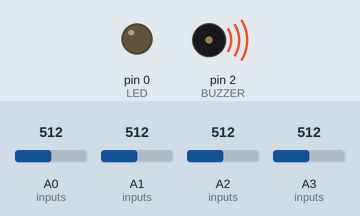
Recording of a sketch running on a simulated Arduino Uno, built with avr-gcc and run on an emulated ATmega328P. Shown: output pins drawn as LEDs (lit = HIGH), buzzer (waves = sounding). Inputs (shaded band) come from the test bench; at power-on: A3 (inputs) = 512, A0 (inputs) = 512, A1 (inputs) = 512, A2 (inputs) = 512.

Above: at 2.6 s.
2.7 s: A3 (inputs) set to 866
At 3.2 s:
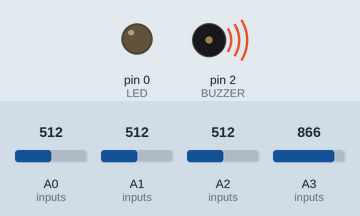
4.2 s: A3 (inputs) set to 893
At 5.3 s:
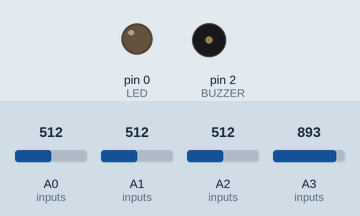
Timing chart, 0 to 59.7 s (numbered marks = the images above; inputs shaded):
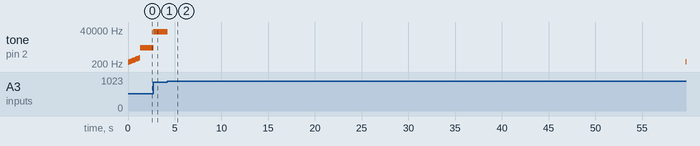

Measured:
- the behaviour switches between 883 and 884 on A3 (inputs) (found by bisection; images 1 and 2)
- after the input at 2.7 s, tone on pin 2 (BUZZER): 2561 Hz → 29298 Hz at once
- after the input at 4.2 s, tone on pin 2 (BUZZER): 29298 Hz → silent at once

The sketch:

StylophoneSolderingWorkshop.ino
```cpp
#include <avr/io.h>
#define BUZZER PD2
#define LED PD0
#define MAXVOLT 1023
#define CUTOFFVOLT 1000
#define LOOKBACK 5

#include "pitches.h"

int octave4[] = {NOTE_C4, NOTE_CS4, NOTE_D4, NOTE_DS4, NOTE_E4, NOTE_F4, NOTE_FS4, NOTE_G4, NOTE_GS4, NOTE_A4, NOTE_AS4, NOTE_B4, NOTE_C5};
unsigned short int volt_scale[] = {0, 507, 680, 766, CUTOFFVOLT};
int inputs[] = {PC0, PC1, PC2, PC3};
//This is a counter. If it counts up to 8, then we have not pressed anything in the last 8 checks. Turn the buzzer off.
int playing = 0;
unsigned int frequency = 0;

void setup() {
  //Set up the serial connection
  //Serial.begin(9600);

  // [Initializing Pins as Inputs/Outputs]

  // PC0-2 is the analog input from resistor ladder
  // PC3 is the digital input from a single pad
  // PC4 is the analog input from the Pitch Control potentiometer
  DDRC &= (0 << PC0) | (0 << PC1) |(0 << PC2) |(0 << PC3);

  // PD0 is the output to power the indication LED
  // PD2 is the PWM output for the buzzer
  DDRD |= (1 << PD0) | (1 << PD2);


  //Begin the POST method
  digitalWrite(LED, 0);

  for (int i = 0; i < 14; i++) {
    tone(BUZZER, octave4[i]);
    delay(100);
  }

  noTone(BUZZER);
  digitalWrite(LED, 1);
  //End POST method
}

void loop() {
  //Loop through all 4 pads.
  for (int i = 0; i < 4; i++) {
    int voltage = analogRead(inputs[i]);
    //int pitchShift = analogRead(PITCHCTRL);


    //If nothing is pressed, skip that pin and look at the next pin
      if (voltage > CUTOFFVOLT){
        Serial.print("Nothing Pressed (" + String(voltage) + ")\n");
        if (playing >= LOOKBACK || frequency == 0) {
          noTone(BUZZER);
          digitalWrite(LED, 1);
          playing = 0;
          frequency = 0;
        } else {
          playing++;
          tone(BUZZER, frequency);
        }
      } else {
        digitalWrite(LED, 0);
        Serial.print("Something pressed: ");
        Serial.print("Pad [" + String(i) + "]. Measuring Voltage: " + String(voltage) + "\n");
        frequency = Frequency(i, voltage);
        tone(BUZZER, frequency);
        playing++;
      }

  }
}


unsigned int Frequency(int pad, int voltage) {
  float lowestError = 500.0, error;
  int index = 0;
  int noSonud = 0;
  // For-loop calculates which voltage value in the volt_scale is the closest to the measured voltage value using percent error.
  // Error is calculated by taking the float absolute value of of the ((current pad's voltage - measured voltage) / current pad's voltage)) * 100. Values were type casted to ensure error remains a "double" type value.
  for (int i = 0; i < sizeof(volt_scale)/sizeof(unsigned short int); i++) {
    if (volt_scale[i] > voltage) {
      error = volt_scale[i] - voltage;
    } else {
      error = voltage - volt_scale[i];
    }
    Serial.print("\n Error [" + String(i) + "]-(" + String(volt_scale[i]) + ") = " + String(error) + " \n");
    if (error < lowestError) { // If the current pad's voltage is the closest to the measured voltage, then we save the error value and index.
      lowestError = error;
      index = pad*4 + i;

      if (volt_scale[i] == CUTOFFVOLT) {
        return 0;
      }

    }
  }
  //Serial.print("Expected note: " + String(octave4[index]));


  // Returns the frequency given by the detected pad +- a percentage of itself.
  // The percentage is defined by calculating the decimal value of the (pitchShift analog reading/MAX_VOLT), and is then multiplied with the current frequency to return an integer value.
  // To ensure that there's no overflow when converting a negative integer value to an unsigned value, we used this if-statement that returns 0 if the integer is negative or if no touch is detected, and returns the integer value if it's positive.
  if (octave4[index] <= 0.0){
    //playing = 0;
    return 0;
  } else {
    playing = 1;
    return octave4[index];
  }
}
```

pitches.h
```cpp
/*************************************************
 * Public Constants
 *************************************************/

#define NOTE_B0  31
#define NOTE_C1  33
#define NOTE_CS1 35
#define NOTE_D1  37
#define NOTE_DS1 39
#define NOTE_E1  41
#define NOTE_F1  44
#define NOTE_FS1 46
#define NOTE_G1  49
#define NOTE_GS1 52
#define NOTE_A1  55
#define NOTE_AS1 58
#define NOTE_B1  62
#define NOTE_C2  65
#define NOTE_CS2 69
#define NOTE_D2  73
#define NOTE_DS2 78
#define NOTE_E2  82
#define NOTE_F2  87
#define NOTE_FS2 93
#define NOTE_G2  98
#define NOTE_GS2 104
#define NOTE_A2  110
#define NOTE_AS2 117
#define NOTE_B2  123
#define NOTE_C3  131
#define NOTE_CS3 139
#define NOTE_D3  147
#define NOTE_DS3 156
#define NOTE_E3  165
#define NOTE_F3  175
#define NOTE_FS3 185
#define NOTE_G3  196
#define NOTE_GS3 208
#define NOTE_A3  220
#define NOTE_AS3 233
#define NOTE_B3  247
#define NOTE_C4  262
#define NOTE_CS4 277
#define NOTE_D4  294
#define NOTE_DS4 311
#define NOTE_E4  330
#define NOTE_F4  349
#define NOTE_FS4 370
#define NOTE_G4  392
#define NOTE_GS4 415
#define NOTE_A4  440
#define NOTE_AS4 466
#define NOTE_B4  494
#define NOTE_C5  523
#define NOTE_CS5 554
#define NOTE_D5  587
#define NOTE_DS5 622
#define NOTE_E5  659
#define NOTE_F5  698
#define NOTE_FS5 740
#define NOTE_G5  784
#define NOTE_GS5 831
#define NOTE_A5  880
#define NOTE_AS5 932
#define NOTE_B5  988
#define NOTE_C6  1047
#define NOTE_CS6 1109
#define NOTE_D6  1175
#define NOTE_DS6 1245
#define NOTE_E6  1319
#define NOTE_F6  1397
#define NOTE_FS6 1480
#define NOTE_G6  1568
#define NOTE_GS6 1661
#define NOTE_A6  1760
#define NOTE_AS6 1865
#define NOTE_B6  1976
#define NOTE_C7  2093
#define NOTE_CS7 2217
#define NOTE_D7  2349
#define NOTE_DS7 2489
#define NOTE_E7  2637
#define NOTE_F7  2794
#define NOTE_FS7 2960
#define NOTE_G7  3136
#define NOTE_GS7 3322
#define NOTE_A7  3520
#define NOTE_AS7 3729
#define NOTE_B7  3951
#define NOTE_C8  4186
#define NOTE_CS8 4435
#define NOTE_D8  4699
#define NOTE_DS8 4978
```
